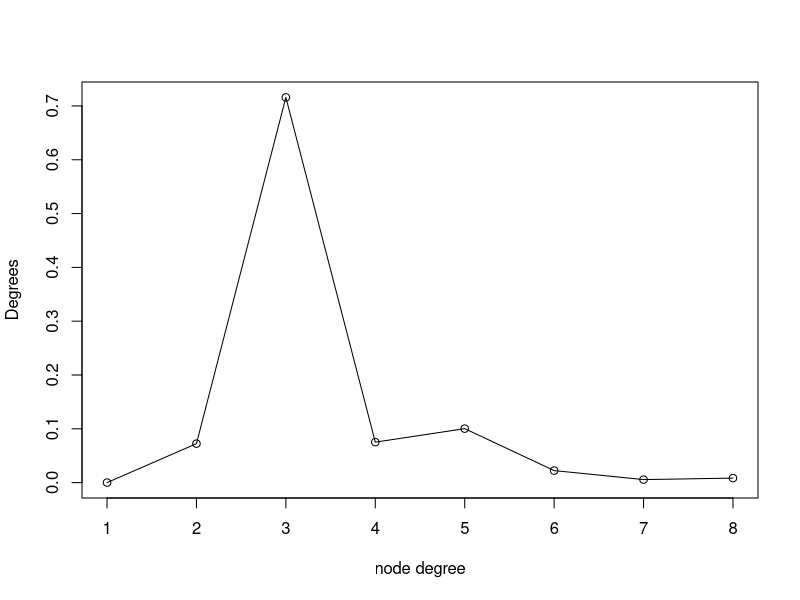
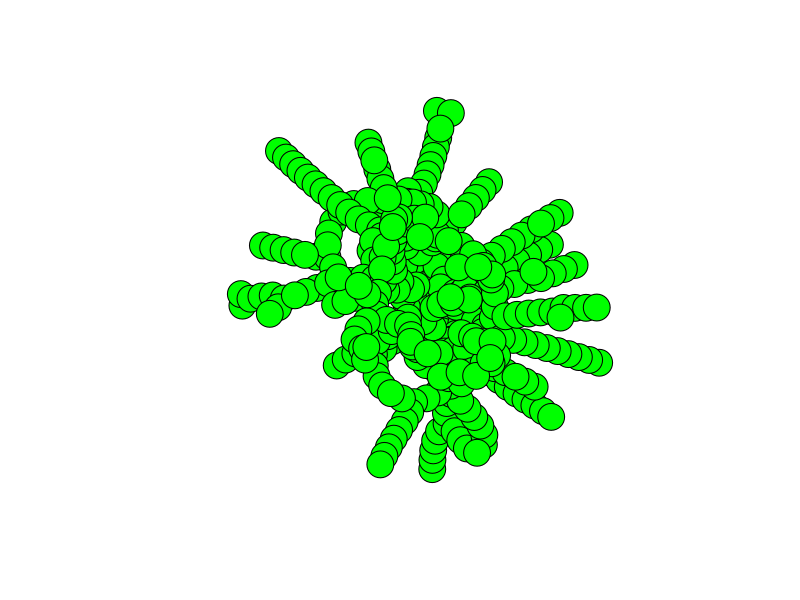
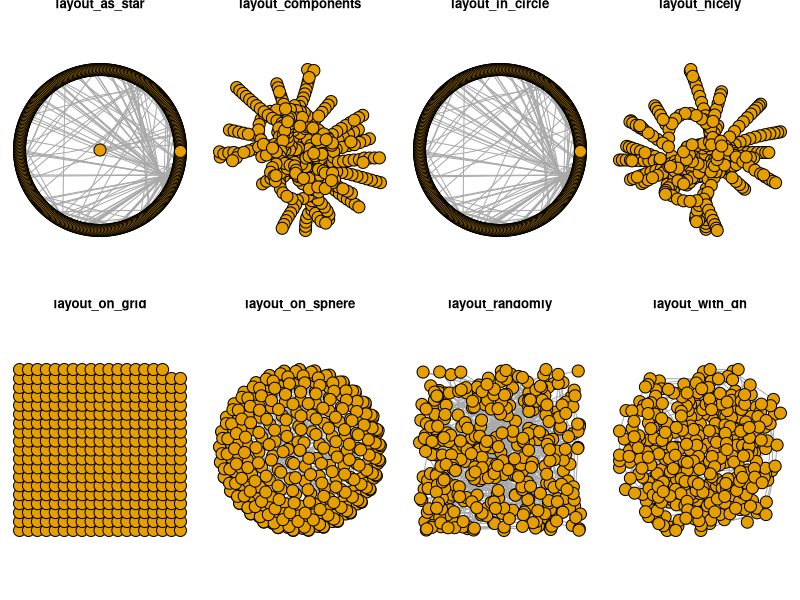
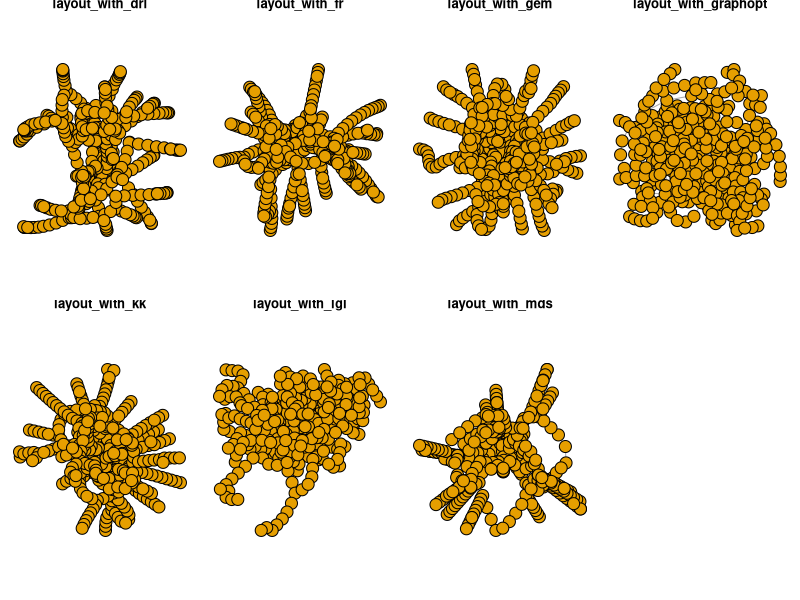

These charts were generated, in order, by the following R code: (Note: this script raises an error after producing the figures.)
## ---- chunk 1
setwd('/Users/krishna/MIRI/IR/github/Assignment5')
library('igraph')
london_metro = read.csv('london_tube.txt',header=F, sep='\t')
data = subset(london_metro, select=c(V1,V2))
names(data) = c('source1','destination1')
## ---- chunk 2
metro_graph = graph.data.frame(d = data, directed = TRUE)
plot(degree.distribution(metro_graph), xlab="node degree",ylab="Degrees")
lines(degree.distribution(metro_graph))
## ---- chunk 3
diameter(metro_graph)
transitivity(metro_graph)
## ---- chunk 4
plot.igraph(metro_graph, vertex.label = NA, layout=layout_with_kk, vertex.color="green")
## ---- chunk 5
layouts <- grep("^layout_", ls("package:igraph"), value=TRUE)[-1] 
layouts <- layouts[!grepl("bipartite|merge|norm|sugiyama|tree", layouts)]
par(mfrow=c(2,4), mar=c(0.5,0.5,0.5,0.5))
for (layout in layouts) {
  l <- do.call(layout, list(metro_graph)) 
  plot(metro_graph, edge.arrow.mode=0, layout=l, main=layout, vertex.label = NA) }
## ---- chunk 6
lec = leading.eigenvector.community(metro_graph)
plot(fg, df.g, vertex.label = NA)
mc = multilevel.community(metro_graph)
plot(mc, df.g, vertex.label = NA)
oc = optimal.community(metro_graph)
plot(oc, df.g, vertex.label = NA)
